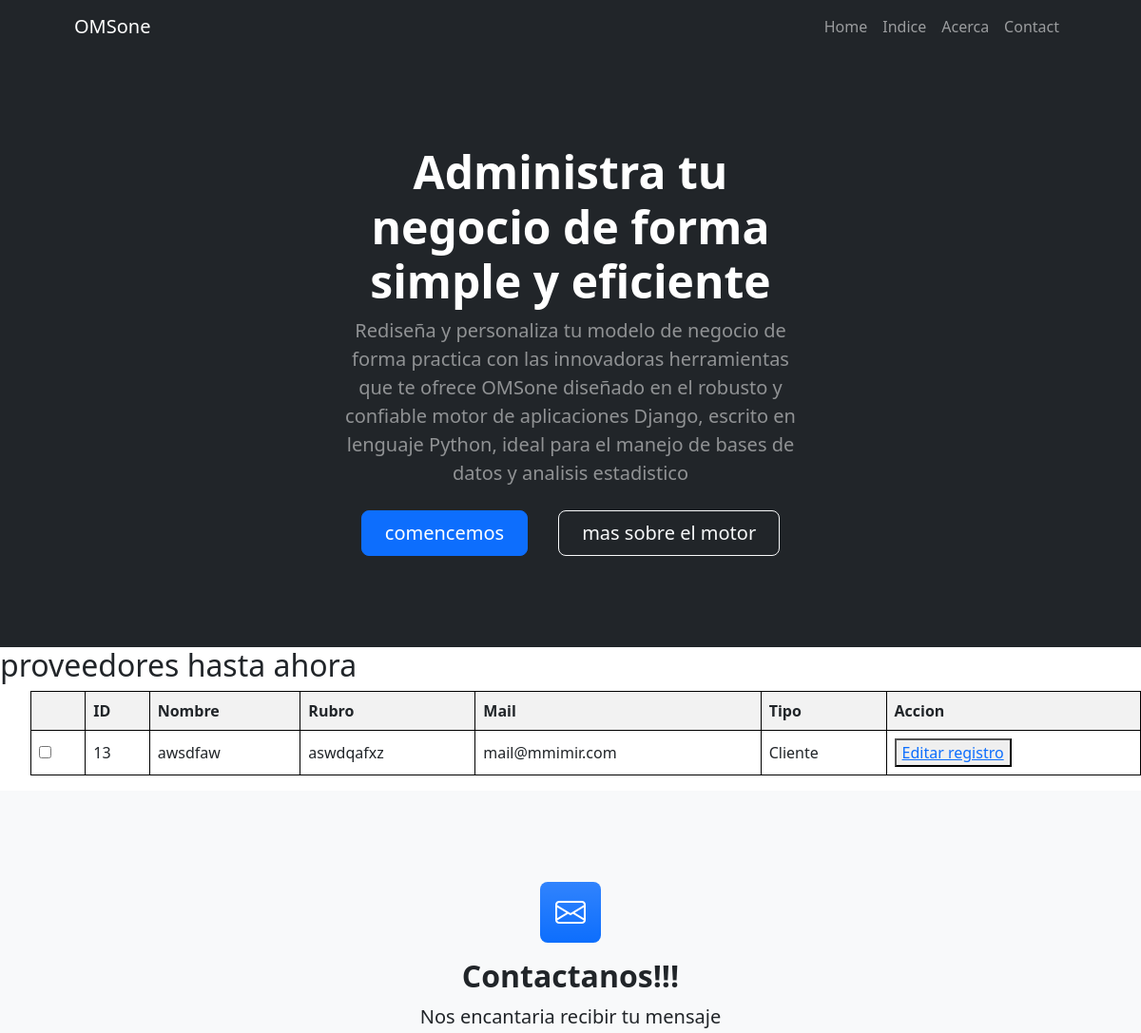
Before: /companies/listcompanies/ (upper part) with the older database file.
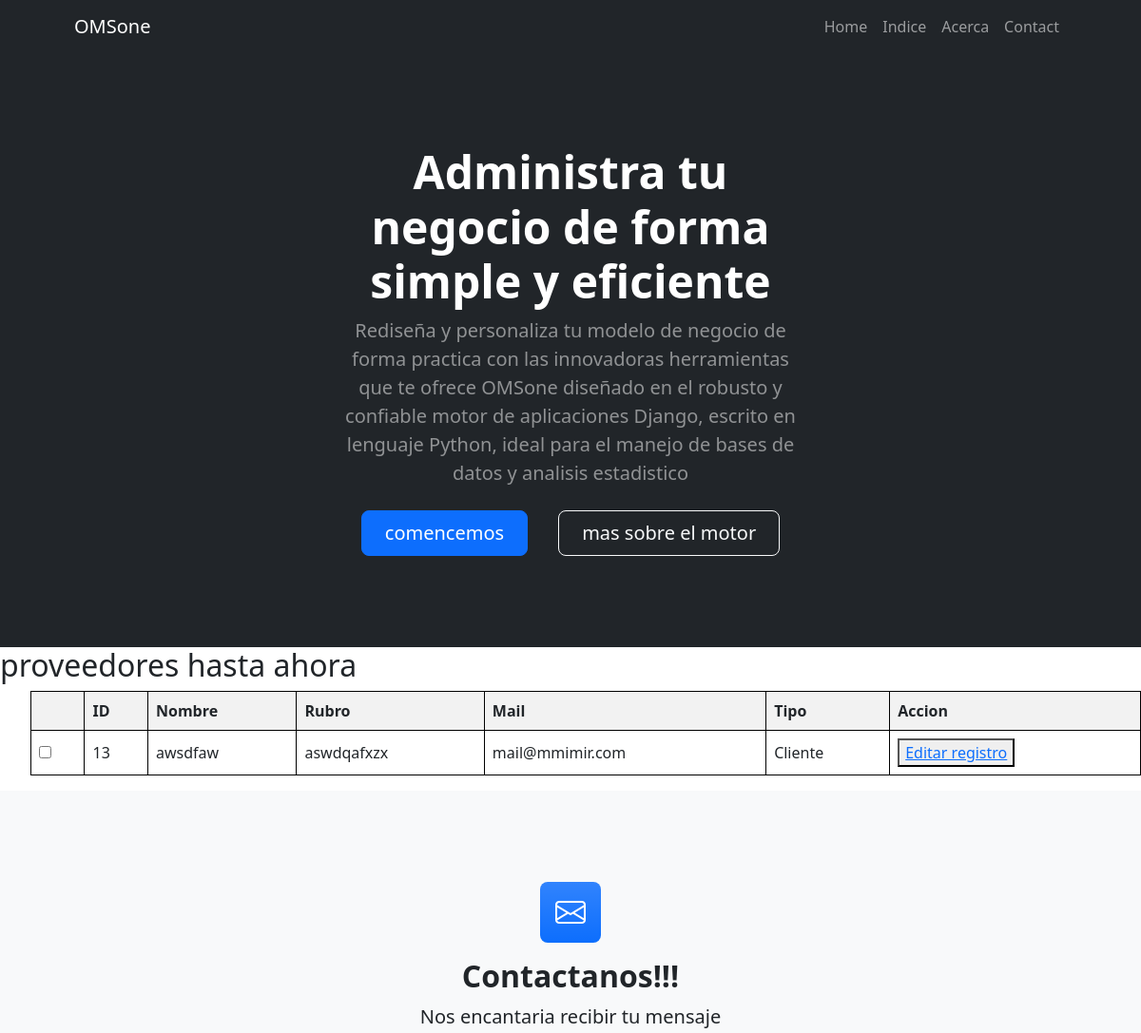
After: the same page with the newer database file.
### appcompanies/models.py (models this page shows, shortened)
class Company(models.Model):
    nombre = models.CharField(max_length=100)
    rubro = models.CharField(max_length=20)
    mail = models.EmailField(null= True, blank= True)
    escliente = models.BooleanField(default=False)
    class Meta():
        verbose_name = 'Companies'
        verbose_name_plural = 'companies'

### appcompanies/views.py (the view)
# urls.py: path('listcompanies/', list_companies, name="list_companies"),
def list_companies(req):
    all_instances = Company.objects.all()
    return render(req, 'listcompanies.html', {'instances': all_instances})

### appcompanies/templates/listcompanies.html (shortened to what this page needs)
{% extends 'base.html' %}
{% block variable1 %}
    {% if instances %}
    {% block variable1com %}
        <h2>proveedores hasta ahora</h2>
    {% endblock variable1com %}
        <ul>
            <table>
                <thead>
                    <tr>
                        <th></th>
                        <th>ID</th>
                        <th>Nombre</th>
                        <th>Rubro</th>
                        <th>Mail</th>
                        <th>Tipo</th>
                        <th>Accion</th>
                    </tr>
                </thead>
                <tbody>
                    {% block editvar1 %}
                    {% for instance in instances %}
                        <tr>
                            <td><input type="checkbox" name="selected_instances" value="{{ instance.id }}"></td>
                            <td>{{ instance.id }}</td>
                            <td>{{ instance.nombre }}</td>
                            <td>{{ instance.rubro }}</td>
                            <td>{{ instance.mail }}</td>
                            <td>
                                {% if instance.escliente %}
                                    Cliente
                                {% else %}
                                    Proveedor
                                {% endif %}
                            </td>
                            <td>
                                <button>
                                    <a href="{% url 'update_company' id=instance.id %}">Editar registro</a>
                                </button>
                            </td>
                        </tr>
                    {% endfor %}
                    {% endblock editvar1 %}
                </tbody>
            </table>
        </ul>
    {% else %}
        <p>No exixten compañias cargadas cargados.</p>
    {% endif %}
{% endblock variable1 %}

Changed rows visible on the page:
changed Company "awsdfaw": rubro "aswdqafxz" → "aswdqafxzx"
